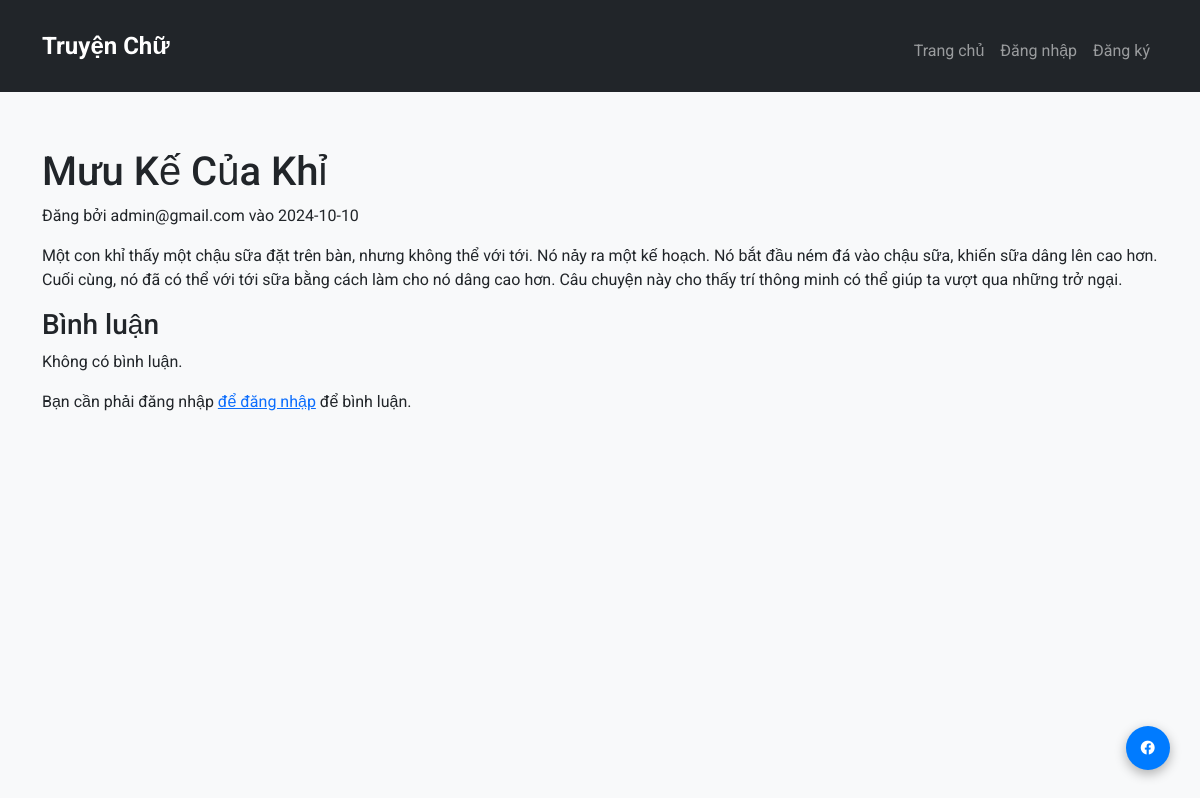
The page /story/4 on the database its author committed.
### app/models.py (models this page shows, shortened)
class Story(db.Model):
    __tablename__ = 'story'
    story_id = db.Column(db.Integer, primary_key=True)
    title = db.Column(db.String(200), nullable=False)
    content = db.Column(db.Text, nullable=False)
    user_id = db.Column(db.Integer, db.ForeignKey('user.user_id'), nullable=False)
    date_posted = db.Column(db.DateTime, default=datetime.utcnow)
    author = db.relationship('User', back_populates='stories')  # Sử dụng 'author' thay cho 'user'
    comments = db.relationship('Comment', back_populates='story', cascade='all, delete-orphan')

class User(db.Model):
    __tablename__ = 'user'  # Đặt tên bảng rõ ràng
    user_id = db.Column(db.Integer, primary_key=True)
    email = db.Column(db.String(100), nullable=False, unique=True)
    password_hash = db.Column(db.String(128), nullable=False)  # Mã hóa mật khẩu
    is_active = db.Column(db.Boolean, default=True)  # Trạng thái tài khoản
    stories = db.relationship('Story', back_populates='author', cascade='all, delete-orphan')
    comments = db.relationship('Comment', back_populates='author', cascade='all, delete-orphan')

### app/routes.py (the view)
@main.route("/story/<int:story_id>")
def story_detail(story_id):
    story = Story.query.get_or_404(story_id)
    comments = Comment.query.filter_by(story_id=story_id).all()
    return render_template("story_detail.html", story=story, comments=comments)

### app/templates/story_detail.html (shortened to what this page needs)
{% extends "base.html" %}
{% block content %}
<h1>{{ story.title }}</h1>
<p>Đăng bởi {{ story.author.email }} vào {{ story.date_posted.strftime('%Y-%m-%d') }}</p>
<p>{{ story.content }}</p>
<h3>Bình luận</h3>
{% for comment in comments %}
    <div class="comment">
        <p><strong>{{ comment.author.email }}</strong>: {{ comment.content }}</p>
        <p>Được đăng vào {{ comment.date_posted.strftime('%Y-%m-%d %H:%M') }}</p>
    </div>
{% else %}
    <p>Không có bình luận.</p>
{% endfor %}
{% if 'user' in session %}
<h4>Thêm bình luận:</h4>
<form method="POST" action="{{ url_for('main.add_comment', story_id=story.story_id) }}">
    <textarea name="content" required></textarea>
    <button type="submit">Đăng</button>
</form>
{% else %}
<p>Bạn cần phải đăng nhập <a href="{{ url_for('main.login') }}">để đăng nhập</a> để bình luận.</p>
{% endif %}
{% endblock %}

### app/static/style.css (style rules this page uses)
body { font-family: 'Roboto', sans-serif; background-color: #f8f9fa; }

### rows shown on the page
Story: title "Mưu Kế Của Khỉ", date_posted "2024-10-10", content "Một con khỉ thấy một chậu sữa đặt trên bàn, nhưng không thể với tới. Nó nảy ra một kế hoạch. Nó bắt đầu ném đá vào chậu sữa, khiến sữa dâng lên cao hơn. Cuối cùng, nó đã có thể với tới sữa bằng cách làm cho nó dâng cao hơn. Câu chuyện này cho thấy trí thông minh có thể giúp ta vượt qua những trở ngại."
User: author.email "admin@gmail.com"
